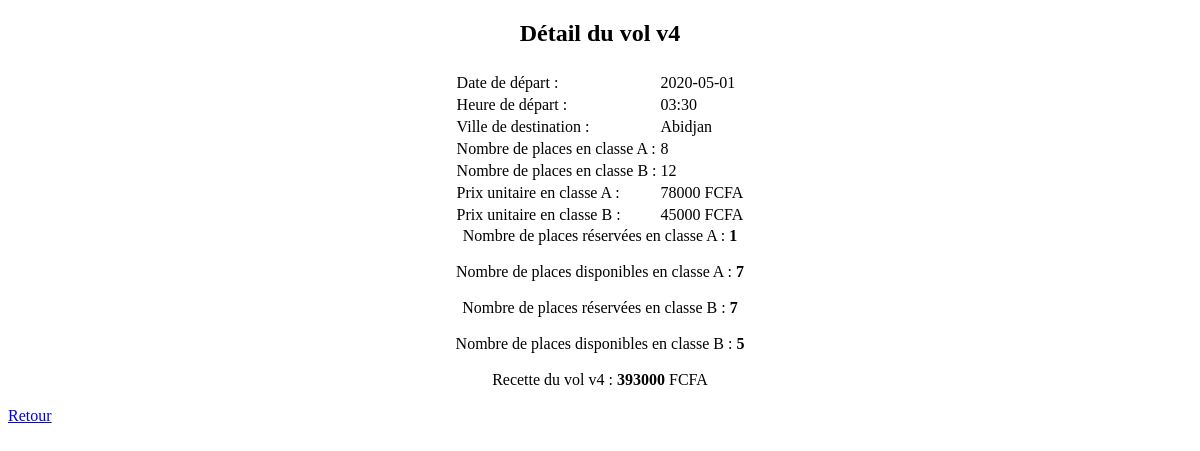
The page /detail.php?Matricule=v4 on the database its author committed.
### tables this page shows
CREATE TABLE IF NOT EXISTS `vol` (
  `codevol` varchar(20) NOT NULL,
  `date_depart` varchar(20) NOT NULL,
  `heure_depart` varchar(20) NOT NULL,
  `destination` varchar(100) NOT NULL,
  `nb_classa` smallint(6) NOT NULL,
  `nb_classb` smallint(6) NOT NULL,
  `prix_classa` int(11) NOT NULL,
  `prix_classb` int(11) NOT NULL,
  PRIMARY KEY (`codevol`)
);

### detail.php (the view, shortened to what this page needs)
<?php
$servername = "localhost";
$username = "root";
$password = "";
$dbname = "aerobase";
$conn = mysqli_connect($servername, $username, $password, $dbname);
?>
<?php
@$mat=$_GET['Matricule'];
$sql="select * from vol where codevol='$mat'";
$exe=mysqli_query($conn,$sql);
$result=mysqli_fetch_assoc($exe);
?>
<!DOCTYPE html>
<html>
<head>
	<link rel="stylesheet" type="text/css" href="mystyle.css">
</head>
<body>
<div align="center" >
<h2 align="center">Détail du vol<?php echo" $mat";?></h2>
  <form action="modif.php" method="POST" >
  <table align="center" class="detailtab">
   <tr><td></td><td><input type="hidden" name="" value=" <?php print $mat;?>"></td></tr>
   <tr><td>Date de départ :</td><td><label><?php print ($result['date_depart']); ?></label></td></tr>
   <tr><td>Heure de départ :</td><td><label><?php print ($result['heure_depart']); ?></label></td></tr>
   <tr><td>Ville de destination :</td><td><label><?php print ($result['destination']); ?></label></td></tr>
   <tr><td>Nombre de places en classe A :</td><td><label><?php print ($result['nb_classa']); ?></label></td></tr>
   <tr><td>Nombre de places en classe B :</td><td><label><?php print ($result['nb_classb']); ?></label></td></tr>
   <tr><td>Prix unitaire en classe A :</td><td><label><?php print ($result['prix_classa']); ?> FCFA</label></td></tr>
   <tr><td>Prix unitaire en classe B :</td><td><label><?php print ($result['prix_classb']); ?> FCFA</label></td></tr>
  </table>
  </form>
  <?php
       $sql2=mysqli_query($conn,"select count(*)as nbre from passager where choix_class='classe A' and code_vol='$mat' ");
  if($resul=mysqli_fetch_assoc($sql2)){
   $nb=$resul['nbre'];
  echo "Nombre de places réservées en classe A  :<b> $nb </b>";
  }
  ?>
  <?php
   $sql3=mysqli_query($conn,"select nb_classa from vol where codevol='$mat'");
  if($resul2=mysqli_fetch_assoc($sql3)){
   $nb_classa=$resul2['nb_classa'];
   $dispo= $nb_classa-$nb;
   echo "<br><br>Nombre de places disponibles en classe A :<b> $dispo </b>";
  }
  ?>
   <?php
       $sql4=mysqli_query($conn,"select count(*)as nbre from passager where choix_class='classe B' and code_vol='$mat' ");
  if($resul3=mysqli_fetch_assoc($sql4)){
   $nb2=$resul3['nbre'];
  echo "<br><br>Nombre de places réservées en classe B  :<b> $nb2 </b>";
  }
  ?>
  <?php
   $sql5=mysqli_query($conn,"select nb_classb from vol where codevol='$mat'");
  if($resul4=mysqli_fetch_assoc($sql5)){
   $nb_classb=$resul4['nb_classb'];
   $dispo2= $nb_classb-$nb2;
   echo "<br><br>Nombre de places disponibles en classe B : <b>$dispo2</b> ";
  }
  ?>
  <?php
  $prixa=$result['prix_classa'];
  $rca=$nb*$prixa;
  $prixb=$result['prix_classb'];
  $rcb=$nb2*$prixb;
  $rc=$rca+$rcb;
    echo "<br><br>Recette du vol $mat :<b> $rc</b> FCFA";
  ?>
  </div><br>
  <a href="admin_page.php">Retour</a><br>
</body>
</html>

### rows shown on the page
vol: date_depart "2020-05-01", heure_depart "03:30", destination "Abidjan", nb_classa "8", nb_classb "12", prix_classa "78000", prix_classb "45000"

### other values the page prints
$mat "v4"
$nb "1"
$dispo "7"
$nb2 "7"
$dispo2 "5"
$rc "393000"
